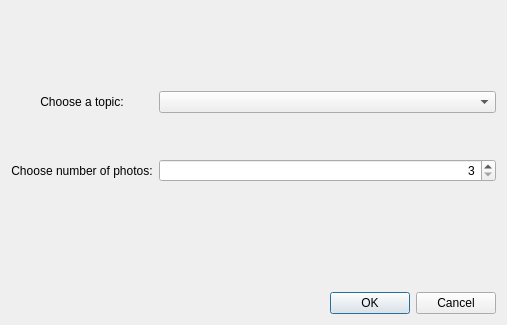
<?xml version="1.0" encoding="UTF-8"?>
<ui version="4.0">
 <class>New_Gallery</class>
 <widget class="QWidget" name="New_Gallery">
  <property name="geometry">
   <rect>
    <x>0</x>
    <y>0</y>
    <width>507</width>
    <height>325</height>
   </rect>
  </property>
  <property name="windowTitle">
   <string>New Gallery</string>
  </property>
  <layout class="QGridLayout" name="gridLayout">
   <item row="0" column="1">
    <spacer name="verticalSpacer_3">
     <property name="orientation">
      <enum>Qt::Vertical</enum>
     </property>
     <property name="sizeType">
      <enum>QSizePolicy::Fixed</enum>
     </property>
     <property name="sizeHint" stdset="0">
      <size>
       <width>20</width>
       <height>80</height>
      </size>
     </property>
    </spacer>
   </item>
   <item row="1" column="0">
    <widget class="QLabel" name="label">
     <property name="text">
      <string>Choose a topic:</string>
     </property>
     <property name="alignment">
      <set>Qt::AlignCenter</set>
     </property>
    </widget>
   </item>
   <item row="1" column="1">
    <widget class="QComboBox" name="comboBox"/>
   </item>
   <item row="2" column="1">
    <spacer name="verticalSpacer_2">
     <property name="orientation">
      <enum>Qt::Vertical</enum>
     </property>
     <property name="sizeType">
      <enum>QSizePolicy::Fixed</enum>
     </property>
     <property name="sizeHint" stdset="0">
      <size>
       <width>20</width>
       <height>40</height>
      </size>
     </property>
    </spacer>
   </item>
   <item row="3" column="0">
    <widget class="QLabel" name="label_2">
     <property name="text">
      <string>Choose number of photos:</string>
     </property>
     <property name="alignment">
      <set>Qt::AlignCenter</set>
     </property>
    </widget>
   </item>
   <item row="3" column="1">
    <widget class="QSpinBox" name="spinBox">
     <property name="sizePolicy">
      <sizepolicy hsizetype="Minimum" vsizetype="Fixed">
       <horstretch>0</horstretch>
       <verstretch>0</verstretch>
      </sizepolicy>
     </property>
     <property name="alignment">
      <set>Qt::AlignRight|Qt::AlignTrailing|Qt::AlignVCenter</set>
     </property>
     <property name="buttonSymbols">
      <enum>QAbstractSpinBox::UpDownArrows</enum>
     </property>
     <property name="correctionMode">
      <enum>QAbstractSpinBox::CorrectToPreviousValue</enum>
     </property>
     <property name="minimum">
      <number>3</number>
     </property>
     <property name="maximum">
      <number>100</number>
     </property>
    </widget>
   </item>
   <item row="4" column="1">
    <spacer name="verticalSpacer">
     <property name="orientation">
      <enum>Qt::Vertical</enum>
     </property>
     <property name="sizeType">
      <enum>QSizePolicy::MinimumExpanding</enum>
     </property>
     <property name="sizeHint" stdset="0">
      <size>
       <width>20</width>
       <height>80</height>
      </size>
     </property>
    </spacer>
   </item>
   <item row="5" column="1">
    <widget class="QDialogButtonBox" name="buttonBox">
     <property name="standardButtons">
      <set>QDialogButtonBox::Cancel|QDialogButtonBox::Ok</set>
     </property>
    </widget>
   </item>
  </layout>
 </widget>
 <resources/>
 <connections/>
</ui>
